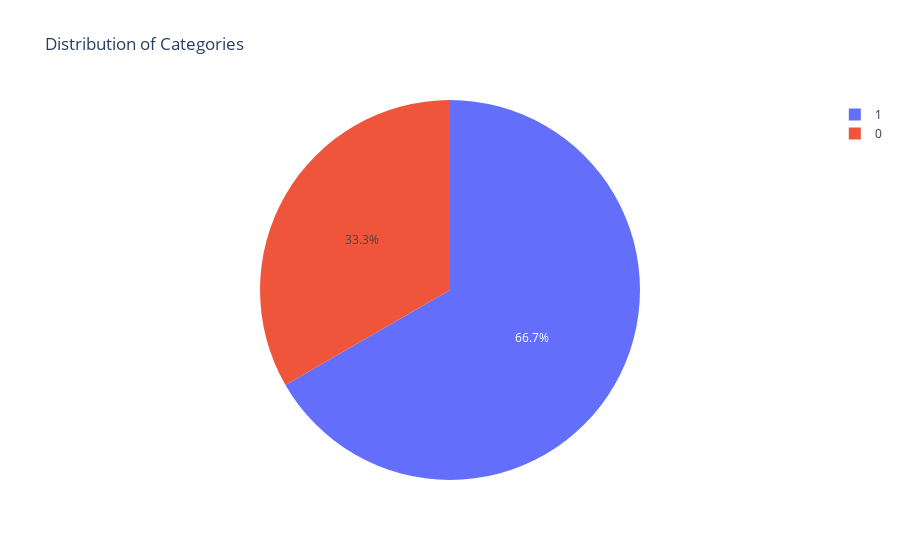

Source (notebook cell):
### Code cell
import plotly.express as px
import pandas as pd

# Create a sample dataframe
df = pd.DataFrame({'category': [0, 1, 1, 0, 1, 1]})

# Create the pie chart
fig = px.pie(df, names='category', title='Distribution of Categories')
fig.show()

### Figure 1 — Plotly figure (JSON) as saved in the notebook; plotly's stock layout.template omitted (floating-point values rounded to 4 significant figures)
{"data": [{"domain": {"x": [0, 1], "y": [0, 1]}, "hovertemplate": "category=%{label}<extra></extra>", "labels": [0, 1, 1, 0, 1, 1], "legendgroup": "", "name": "", "showlegend": true, "type": "pie"}], "layout": {"legend": {"tracegroupgap": 0}, "title": {"text": "Distribution of Categories"}}}
